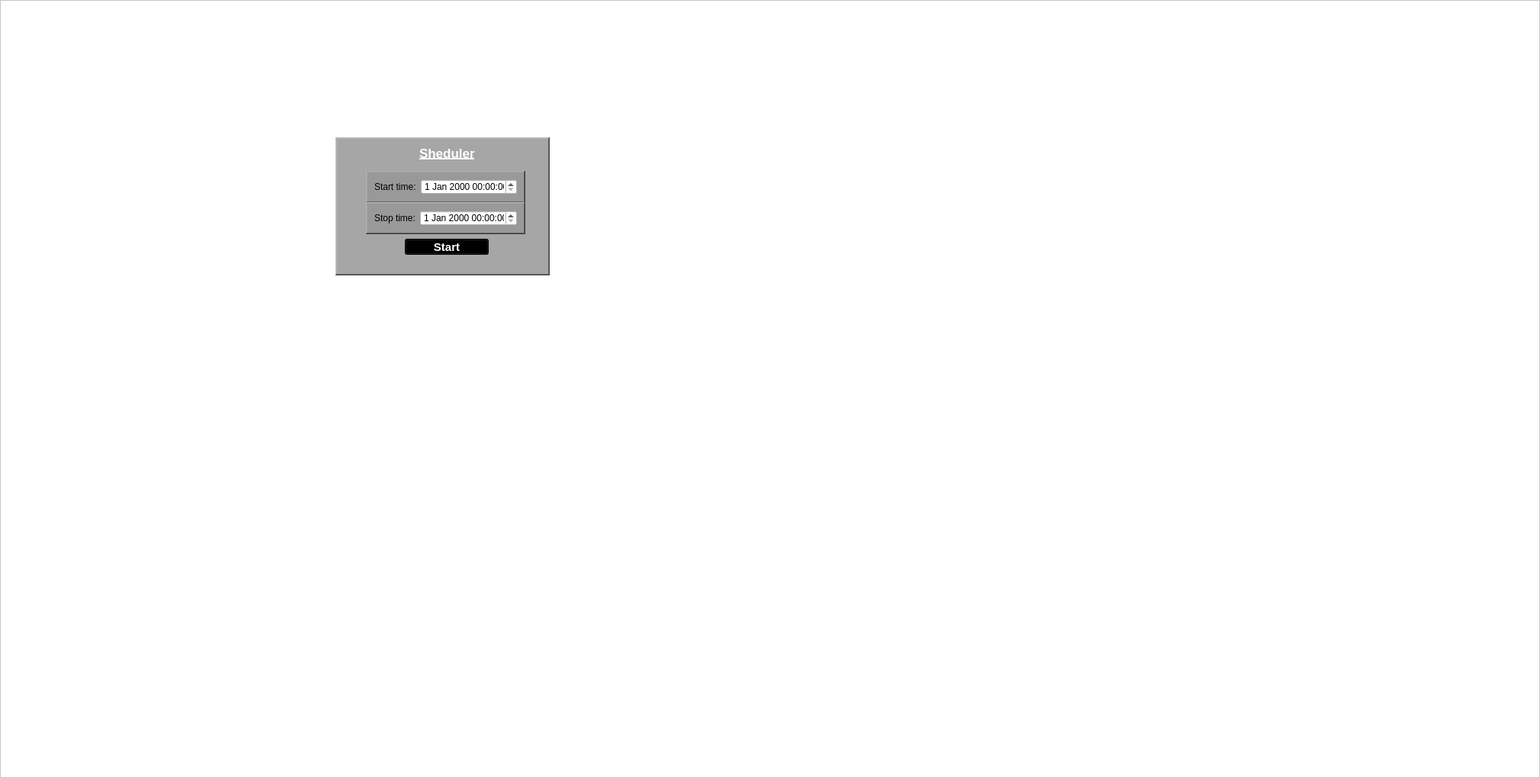
      <widget class="QWidget" name="scrollAreaWidgetContents">
       <property name="geometry">
        <rect>
         <x>0</x>
         <y>0</y>
         <width>2020</width>
         <height>1020</height>
        </rect>
       </property>
       <layout class="QVBoxLayout" name="verticalLayout">
        <property name="spacing">
         <number>0</number>
        </property>
        <property name="margin">
         <number>0</number>
        </property>
        <item>
         <widget class="QFrame" name="frame">
          <property name="styleSheet">
           <string notr="true">background-color: rgb(255, 255, 255);</string>
          </property>
          <property name="frameShape">
           <enum>QFrame::StyledPanel</enum>
          </property>
          <property name="frameShadow">
           <enum>QFrame::Raised</enum>
          </property>
          <layout class="QVBoxLayout" name="verticalLayout_4">
           <item>
            <widget class="QFrame" name="frame_tab_main">
             <property name="sizePolicy">
              <sizepolicy hsizetype="Fixed" vsizetype="Fixed">
               <horstretch>0</horstretch>
               <verstretch>0</verstretch>
              </sizepolicy>
             </property>
             <property name="minimumSize">
              <size>
               <width>2000</width>
               <height>1000</height>
              </size>
             </property>
             <property name="mouseTracking">
              <bool>true</bool>
             </property>
             <property name="autoFillBackground">
              <bool>false</bool>
             </property>
             <property name="styleSheet">
              <string notr="true">background-color: rgb(255, 255, 255);</string>
             </property>
             <property name="frameShape">
              <enum>QFrame::Box</enum>
             </property>
             <property name="frameShadow">
              <enum>QFrame::Raised</enum>
             </property>
             <property name="lineWidth">
              <number>0</number>
             </property>
             <widget class="QFrame" name="sheduler_frame">
              <property name="geometry">
               <rect>
                <x>430</x>
                <y>170</y>
                <width>281</width>
                <height>181</height>
               </rect>
              </property>
              <property name="styleSheet">
               <string notr="true">background-color: rgb(166, 166, 166);</string>
              </property>
              <property name="frameShape">
               <enum>QFrame::WinPanel</enum>
              </property>
              <property name="frameShadow">
               <enum>QFrame::Raised</enum>
              </property>
              <property name="lineWidth">
               <number>6</number>
              </property>
              <property name="midLineWidth">
               <number>8</number>
              </property>
              <widget class="QFrame" name="frame_5">
               <property name="geometry">
                <rect>
                 <x>40</x>
                 <y>44</y>
                 <width>209</width>
                 <height>42</height>
                </rect>
               </property>
               <property name="styleSheet">
                <string notr="true">background-color: rgb(153, 153, 153);</string>
               </property>
               <property name="frameShape">
                <enum>QFrame::WinPanel</enum>
               </property>
               <property name="frameShadow">
                <enum>QFrame::Raised</enum>
               </property>
               <layout class="QHBoxLayout" name="horizontalLayout_3">
                <item>
                 <widget class="QLabel" name="label_4">
                  <property name="text">
                   <string>Start time:</string>
                  </property>
                 </widget>
                </item>
                <item>
                 <widget class="QDateTimeEdit" name="dateTimeEdit_start">
                  <property name="styleSheet">
                   <string notr="true">background-color: rgb(255, 255, 255);</string>
                  </property>
                 </widget>
                </item>
               </layout>
              </widget>
              <widget class="QFrame" name="frame_6">
               <property name="geometry">
                <rect>
                 <x>40</x>
                 <y>85</y>
                 <width>209</width>
                 <height>42</height>
                </rect>
               </property>
               <property name="styleSheet">
                <string notr="true">background-color: rgb(153, 153, 153);</string>
               </property>
               <property name="frameShape">
                <enum>QFrame::WinPanel</enum>
               </property>
               <property name="frameShadow">
                <enum>QFrame::Raised</enum>
               </property>
               <layout class="QHBoxLayout" name="horizontalLayout_5">
                <item>
                 <widget class="QLabel" name="label_5">
                  <property name="text">
                   <string>Stop time:</string>
                  </property>
                 </widget>
                </item>
                <item>
                 <widget class="QDateTimeEdit" name="dateTimeEdit_stop">
                  <property name="styleSheet">
                   <string notr="true">background-color: rgb(255, 255, 255);</string>
                  </property>
                 </widget>
                </item>
               </layout>
              </widget>
              <widget class="QPushButton" name="pushButton_sheduler_start">
               <property name="geometry">
                <rect>
                 <x>91</x>
                 <y>133</y>
                 <width>110</width>
                 <height>21</height>
                </rect>
               </property>
               <property name="font">
                <font>
                 <pointsize>11</pointsize>
                 <weight>75</weight>
                 <bold>true</bold>
                </font>
               </property>
               <property name="styleSheet">
                <string notr="true">background-color: rgb(153, 153, 153);
color: rgb(255, 255, 255);
background-color: rgb(0, 0, 0);</string>
               </property>
               <property name="text">
                <string>Start</string>
               </property>
              </widget>
              <widget class="QLabel" name="label_6">
               <property name="geometry">
                <rect>
                 <x>110</x>
                 <y>10</y>
                 <width>131</width>
                 <height>21</height>
                </rect>
               </property>
               <property name="font">
                <font>
                 <pointsize>13</pointsize>
                 <weight>75</weight>
                 <bold>true</bold>
                 <underline>true</underline>
                </font>
               </property>
               <property name="styleSheet">
                <string notr="true">color: rgb(255, 255, 255);</string>
               </property>
               <property name="text">
                <string>Sheduler</string>
               </property>
              </widget>
             </widget>
            </widget>
           </item>
          </layout>
         </widget>
        </item>
       </layout>
      </widget>
